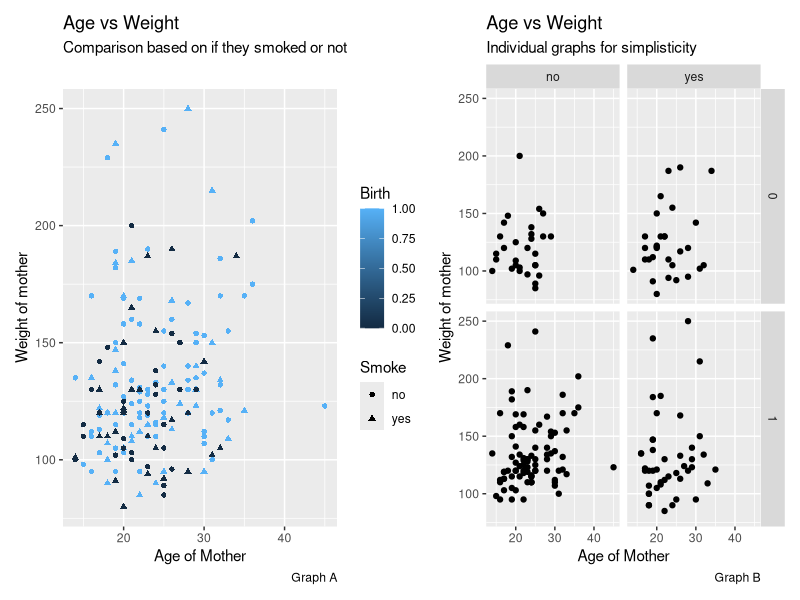
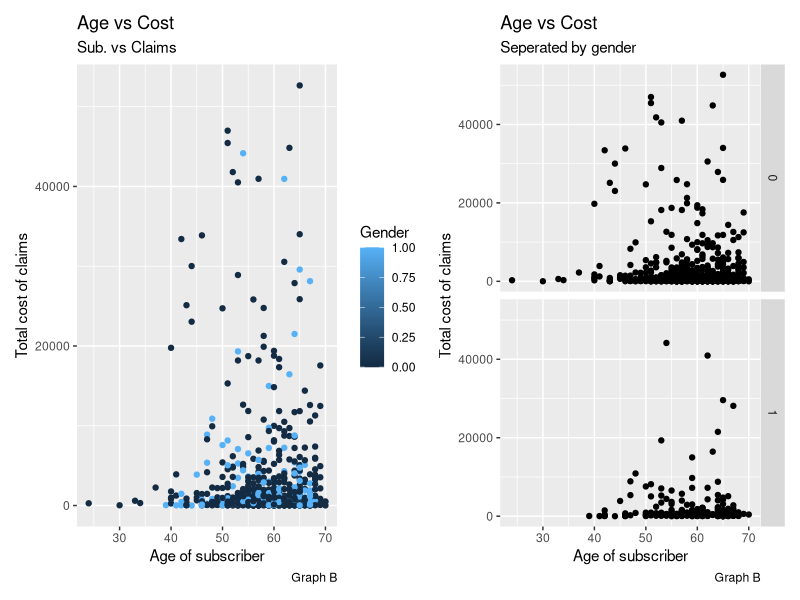

Source code (R) for these figures, in order:
## ---- chunk 1
#cuttingoffcode
library(knitr)
opts_chunk$set(tidy.opts=list(width.cutoff=70),tidy=TRUE)
## ---- chunk 2
#library & importing data
library(readxl)
library(tidyverse)
library(patchwork)
baby <- read_excel("baby.xls")
## ---- chunk 3
#analysis for question 1
p = baby %>%
  ggplot()+
  geom_point(mapping = aes(x = age,y = weight,color = birth,shape = smoke))+
  labs(title = "Age vs Weight",subtitle = "Comparison based on if they smoked or not",x = "Age of Mother",y = "Weight of mother",color = "Birth",caption = "Graph A",shape = "Smoke")

b = baby %>%
  ggplot(aes(age, weight)) + 
  geom_point()+
  facet_grid(vars(birth),vars(smoke))+
  labs(title = "Age vs Weight",subtitle = "Individual graphs for simplisticity",x = "Age of Mother",y = "Weight of mother",caption = "Graph B")

p + b
## ---- chunk 4

## ---- chunk 5
#Question 2
ischemic <- read_excel("ischemic.xlsx")
## ---- chunk 6
a = ischemic %>%
  ggplot()+
  geom_point(mapping = aes(x = age,y = cost,color = gender))+
  labs(title = "Age vs Cost",subtitle = "Sub. vs Claims",x = "Age of subscriber",y = "Total cost of claims",color = "Gender",caption = "Graph B",shape = "Smoke")

b = ischemic %>%
  ggplot(aes(age, cost)) + 
  geom_point()+
  facet_grid(vars(gender))+
  labs(title = "Age vs Cost",subtitle = "Seperated by gender",x = "Age of subscriber",y = "Total cost of claims",caption = "Graph B")


a+b
